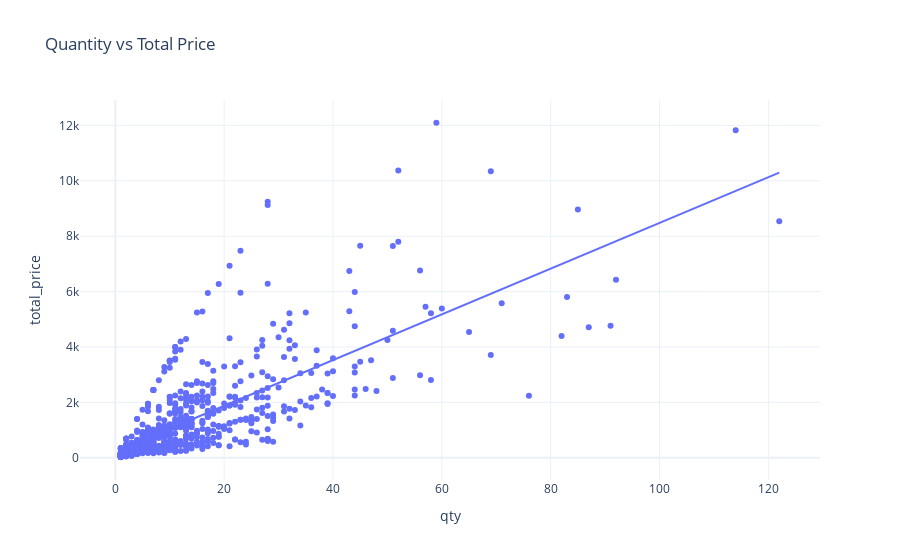
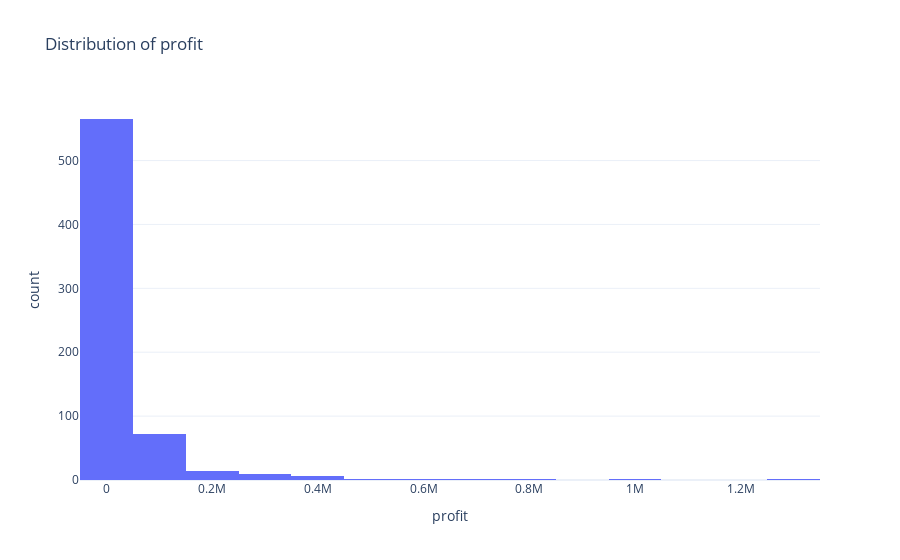

The code cell stored with these charts, in order, in its notebook:
### Markdown cell above
### Revenue, Profit and Margin

### Code cell
price_data['revenue'] = price_data['qty'] * price_data['total_price']
price_data['profit'] = price_data['revenue'] - price_data['freight_price']
price_data['margin'] = (price_data['profit']/price_data['revenue'])*100

fig = px.scatter(price_data,
                 x='qty',
                 y='total_price', trendline='ols',
                 title='Quantity vs Total Price')
fig.show()

fig = px.histogram(price_data,
                   x='profit',
                   nbins=20,
                   title='Distribution of profit')
fig.show()

### Figure 1 — Plotly figure (JSON) as saved in the notebook; plotly's stock layout.template omitted (floating-point values rounded to 4 significant figures; data arrays with more than 128 entries replaced by an {"elided": "..."} marker saying what was removed)
{"data": [{"hovertemplate": "qty=%{x}<br>total_price=%{y}<extra></extra>", "legendgroup": "", "marker": {"color": "#636efa", "symbol": "circle"}, "mode": "markers", "name": "", "orientation": "v", "showlegend": false, "type": "scatter", "x": {"elided": "676 int values"}, "xaxis": "x", "y": {"elided": "676 float values"}, "yaxis": "y"}, {"hovertemplate": "<b>OLS trendline</b><br>total_price = 82.5219 * qty + 226.507<br>R<sup>2</sup>=0.561908<br><br>qty=%{x}<br>total_price=%{y} <b>(trend)</b><extra></extra>", "legendgroup": "", "marker": {"color": "#636efa", "symbol": "circle"}, "mode": "lines", "name": "", "showlegend": false, "type": "scatter", "x": {"elided": "676 int values"}, "xaxis": "x", "y": {"elided": "676 float values"}, "yaxis": "y"}], "layout": {"legend": {"tracegroupgap": 0}, "title": {"text": "Quantity vs Total Price"}, "xaxis": {"anchor": "y", "domain": [0, 1], "title": {"text": "qty"}}, "yaxis": {"anchor": "x", "domain": [0, 1], "title": {"text": "total_price"}}}}

### Figure 2 — Plotly figure (JSON) as saved in the notebook; plotly's stock layout.template omitted (floating-point values rounded to 4 significant figures; data arrays with more than 128 entries replaced by an {"elided": "..."} marker saying what was removed)
{"data": [{"alignmentgroup": "True", "bingroup": "x", "hovertemplate": "profit=%{x}<br>count=%{y}<extra></extra>", "legendgroup": "", "marker": {"color": "#636efa", "pattern": {"shape": ""}}, "name": "", "nbinsx": 20, "offsetgroup": "", "orientation": "v", "showlegend": false, "type": "histogram", "x": {"elided": "676 float values"}, "xaxis": "x", "yaxis": "y"}], "layout": {"barmode": "relative", "legend": {"tracegroupgap": 0}, "title": {"text": "Distribution of profit"}, "xaxis": {"anchor": "y", "domain": [0, 1], "title": {"text": "profit"}}, "yaxis": {"anchor": "x", "domain": [0, 1], "title": {"text": "count"}}}}
